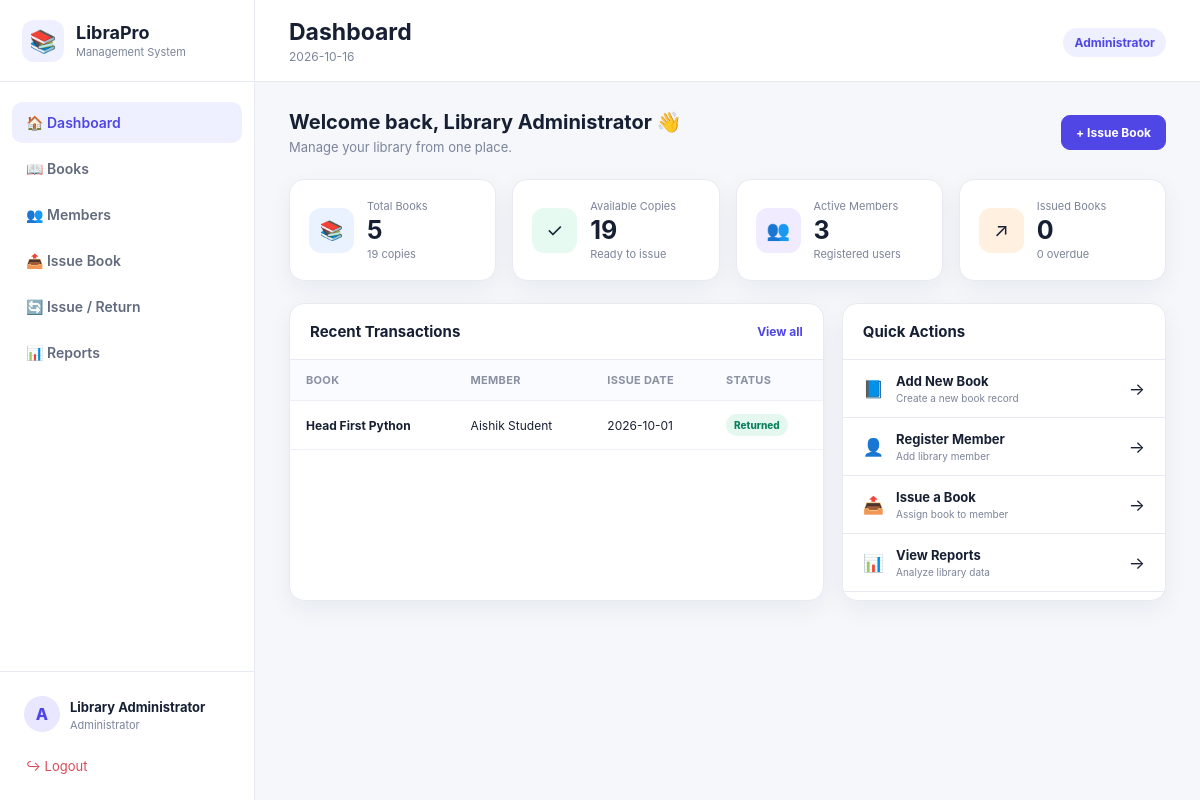
The app's page /dashboard (signed in) with its own data.
### tables this page shows
CREATE TABLE loans (
        id INTEGER PRIMARY KEY AUTOINCREMENT,
        book_id INTEGER NOT NULL,
        member_id INTEGER NOT NULL,
        issue_date TEXT NOT NULL,
        due_date TEXT NOT NULL,
        return_date TEXT,
        status TEXT NOT NULL DEFAULT 'Issued',
        FOREIGN KEY(book_id) REFERENCES books(id),
        FOREIGN KEY(member_id) REFERENCES members(id)
    );

CREATE TABLE books (
        id INTEGER PRIMARY KEY AUTOINCREMENT,
        isbn TEXT UNIQUE NOT NULL,
        title TEXT NOT NULL,
        author TEXT NOT NULL,
        category TEXT NOT NULL,
        publisher TEXT,
        year INTEGER,
        quantity INTEGER NOT NULL DEFAULT 1,
        available INTEGER NOT NULL DEFAULT 1,
        shelf TEXT,
        created_at TEXT DEFAULT CURRENT_TIMESTAMP
    );

CREATE TABLE members (
        id INTEGER PRIMARY KEY AUTOINCREMENT,
        member_id TEXT UNIQUE NOT NULL,
        name TEXT NOT NULL,
        email TEXT,
        phone TEXT,
        department TEXT,
        join_date TEXT NOT NULL,
        status TEXT NOT NULL DEFAULT 'Active'
    );

### app.py (the view)
@app.route("/dashboard")
@login_required
def dashboard():
    conn = get_db()
    stats = {
        "books": conn.execute("SELECT COUNT(*) FROM books").fetchone()[0],
        "copies": conn.execute("SELECT COALESCE(SUM(quantity),0) FROM books").fetchone()[0],
        "available": conn.execute("SELECT COALESCE(SUM(available),0) FROM books").fetchone()[0],
        "members": conn.execute("SELECT COUNT(*) FROM members WHERE status='Active'").fetchone()[0],
        "issued": conn.execute("SELECT COUNT(*) FROM loans WHERE status='Issued'").fetchone()[0],
        "overdue": conn.execute("SELECT COUNT(*) FROM loans WHERE status='Issued' AND due_date < ?", (date.today().isoformat(),)).fetchone()[0]
    }
    recent = conn.execute("""SELECT loans.*, books.title, members.name, members.member_id
                             FROM loans JOIN books ON books.id=loans.book_id
                             JOIN members ON members.id=loans.member_id
                             ORDER BY loans.id DESC LIMIT 8""").fetchall()
    conn.close()
    return render_template("dashboard.html", stats=stats, recent=recent)

### app.py (called while the page is built)
def get_db():
    conn = sqlite3.connect(DB)
    conn.row_factory = sqlite3.Row
    conn.execute("PRAGMA foreign_keys = ON")
    return conn

def login_required(fn):
    @wraps(fn)
    def wrapper(*args, **kwargs):
        if "user_id" not in session:
            return redirect(url_for("login"))
        return fn(*args, **kwargs)
    return wrapper

@app.context_processor
def inject_globals():
    return {"today": date.today().isoformat(), "current_year": datetime.now().year}

### templates/dashboard.html (shortened to what this page needs)
{% extends "base.html" %}
{% block page_heading %}Dashboard{% endblock %}
{% block content %}
<div class="welcome">
  <div><h2>Welcome back, {{ session.get('user_name') }} 👋</h2><p>Manage your library from one place.</p></div>
  <a class="btn primary" href="{{ url_for('issue_book') }}">+ Issue Book</a>
</div>
<div class="stats-grid">
  <div class="stat-card"><span class="stat-icon blue">📚</span><div><small>Total Books</small><strong>{{ stats.books }}</strong><em>{{ stats.copies }} copies</em></div></div>
  <div class="stat-card"><span class="stat-icon green">✓</span><div><small>Available Copies</small><strong>{{ stats.available }}</strong><em>Ready to issue</em></div></div>
  <div class="stat-card"><span class="stat-icon purple">👥</span><div><small>Active Members</small><strong>{{ stats.members }}</strong><em>Registered users</em></div></div>
  <div class="stat-card"><span class="stat-icon orange">↗</span><div><small>Issued Books</small><strong>{{ stats.issued }}</strong><em>{{ stats.overdue }} overdue</em></div></div>
</div>
<div class="grid-2">
<section class="panel">
  <div class="panel-head"><h3>Recent Transactions</h3><a href="{{ url_for('loans') }}">View all</a></div>
  <div class="table-wrap"><table><thead><tr><th>Book</th><th>Member</th><th>Issue Date</th><th>Status</th></tr></thead><tbody>
  {% for x in recent %}
  <tr><td><b>{{ x.title }}</b></td><td>{{ x.name }}</td><td>{{ x.issue_date }}</td><td><span class="badge {{ x.status|lower }}">{{ x.status }}</span></td></tr>
  {% else %}<tr><td colspan="4" class="empty">No transactions yet.</td></tr>{% endfor %}
  </tbody></table></div>
</section>
<section class="panel quick">
  <div class="panel-head"><h3>Quick Actions</h3></div>
  <a href="{{ url_for('add_book') }}">📘 <span>Add New Book<small>Create a new book record</small></span> →</a>
  <a href="{{ url_for('add_member') }}">👤 <span>Register Member<small>Add library member</small></span> →</a>
  <a href="{{ url_for('issue_book') }}">📤 <span>Issue a Book<small>Assign book to member</small></span> →</a>
  <a href="{{ url_for('reports') }}">📊 <span>View Reports<small>Analyze library data</small></span> →</a>
</section>
</div>
{% endblock %}

### css/style.css (style rules this page uses)
:root { --primary:#4f46e5;--primary2:#6366f1;--bg:#f5f7fb;--card:#fff;--text:#172033;--muted:#7b8498;--border:#e7eaf1;--danger:#dc3545;--success:#159570;--shadow:0 8px 25px rgba(23,32,51,.06) }
* { box-sizing:border-box }
body { margin:0;font-family:Inter,ui-sans-serif,system-ui,-apple-system,Segoe UI,Arial,sans-serif;background:var(--bg);color:var(--text) }
a { text-decoration:none;color:inherit }
.welcome { display:flex;align-items:center;justify-content:space-between;margin-bottom:24px }
.welcome h2 { margin:0 0 5px;font-size:20px }
.welcome p { margin:0;color:var(--muted);font-size:13px }
.stats-grid { display:grid;grid-template-columns:repeat(4,1fr);gap:16px;margin-bottom:22px }
.stat-card,.panel,.form-card { background:var(--card);border:1px solid var(--border);border-radius:15px;box-shadow:var(--shadow) }
.stat-card { padding:19px;display:flex;gap:13px;align-items:center }
.stat-icon { width:45px;height:45px;border-radius:12px;display:grid;place-items:center;font-size:19px }
.stat-icon.blue { background:#eaf1ff }
.stat-icon.green { background:#e6faf2 }
.stat-icon.purple { background:#f0ebff }
.stat-icon.orange { background:#fff0df }
.stat-card small,.stat-card em { display:block;color:var(--muted);font-size:11px;font-style:normal }
.stat-card strong { display:block;font-size:25px;margin:2px 0 }
.grid-2 { display:grid;grid-template-columns:1.65fr 1fr;gap:18px;margin-bottom:20px }
.panel { overflow:hidden }
.panel-head { padding:18px 20px;border-bottom:1px solid var(--border);display:flex;align-items:center;justify-content:space-between }
.panel-head h3 { margin:0;font-size:15px }
.panel-head a { font-size:12px;color:var(--primary);font-weight:700 }
.table-wrap { overflow:auto }
table { width:100%;border-collapse:collapse;font-size:12px }
th { background:#fafbfe;color:#8991a2;text-align:left;font-weight:700;font-size:11px;text-transform:uppercase;letter-spacing:.3px }
th,td { padding:13px 16px;border-bottom:1px solid #eef0f5;white-space:nowrap }
.quick { padding-bottom:8px }
.quick .panel-head { margin:-0px }
.quick>a { display:flex;align-items:center;gap:12px;padding:13px 20px;border-bottom:1px solid var(--border);font-size:17px }
.quick>a span { font-size:13px;font-weight:700;flex:1 }
.quick>a small { display:block;color:var(--muted);font-size:10px;font-weight:400;margin-top:3px }
.btn { border:1px solid var(--border);background:#fff;border-radius:9px;padding:9px 14px;display:inline-flex;align-items:center;justify-content:center;cursor:pointer;font-weight:700;font-size:12px;color:#4f5667 }
.btn.primary { background:var(--primary);color:#fff;border-color:var(--primary) }
.badge { display:inline-block;padding:5px 8px;border-radius:20px;background:#edf0f7;color:#5f6878;font-size:10px;font-weight:800 }
.badge.returned,.badge.active { background:#e4f8ef;color:#0c815f }

### records on screen
loans: title "Head First Python", name "Aishik Student", issue_date "2026-10-01", status "Returned"

### other values on screen
{{ session.get('user_name','Admin') }} "Library Administrator"
{{ session.get('role','Librarian') }} "Administrator"
{{ session.get('user_name') }} "Library Administrator"
{{ stats.books }} "5"
{{ stats.copies }} "19"
{{ stats.available }} "19"
{{ stats.members }} "3"
{{ stats.issued }} "0"
{{ stats.overdue }} "0"
